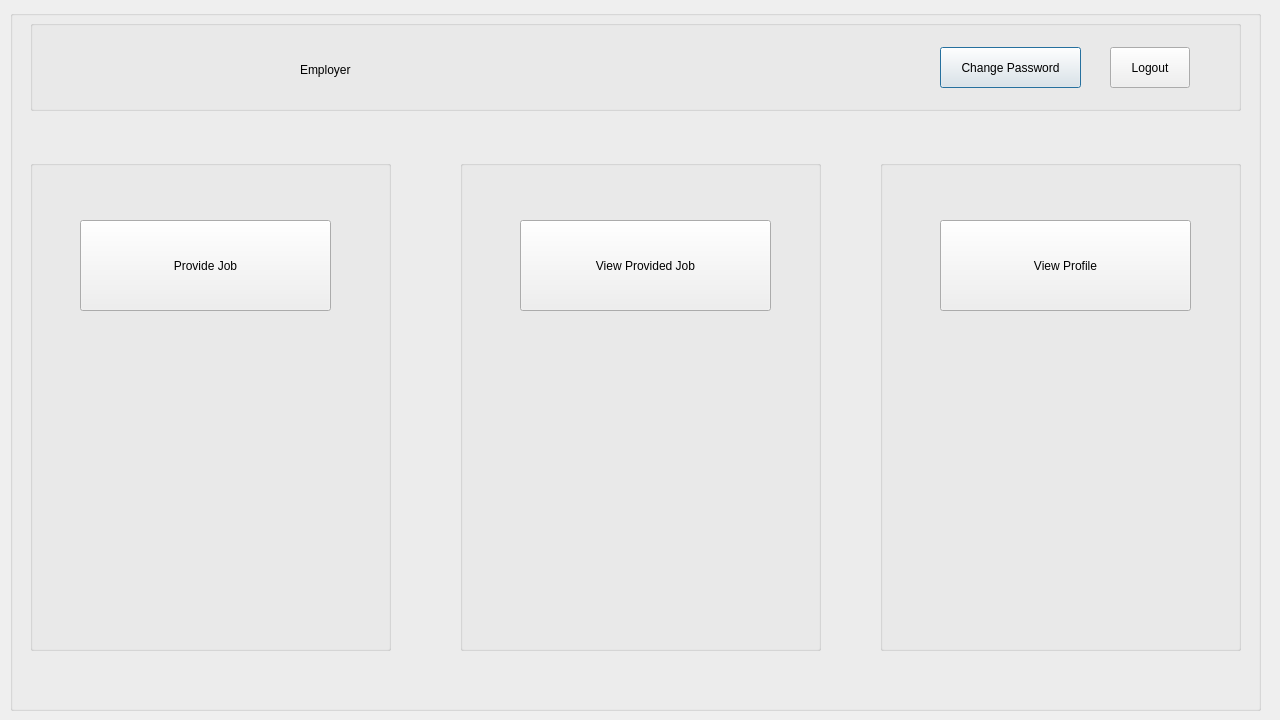
<?xml version="1.0" encoding="UTF-8"?>
<ui version="4.0">
 <class>employer</class>
 <widget class="QDialog" name="employer">
  <property name="geometry">
   <rect>
    <x>0</x>
    <y>0</y>
    <width>1280</width>
    <height>720</height>
   </rect>
  </property>
  <property name="windowTitle">
   <string>Dialog</string>
  </property>
  <widget class="QGroupBox" name="groupBox_a">
   <property name="geometry">
    <rect>
     <x>10</x>
     <y>10</y>
     <width>1251</width>
     <height>701</height>
    </rect>
   </property>
   <property name="title">
    <string/>
   </property>
   <widget class="QGroupBox" name="groupBox_2">
    <property name="geometry">
     <rect>
      <x>20</x>
      <y>10</y>
      <width>1211</width>
      <height>91</height>
     </rect>
    </property>
    <property name="title">
     <string/>
    </property>
    <widget class="QPushButton" name="pushButton_cpemp">
     <property name="geometry">
      <rect>
       <x>910</x>
       <y>27</y>
       <width>141</width>
       <height>41</height>
      </rect>
     </property>
     <property name="text">
      <string>Change Password</string>
     </property>
    </widget>
    <widget class="QPushButton" name="pushButton_logout">
     <property name="geometry">
      <rect>
       <x>1080</x>
       <y>27</y>
       <width>80</width>
       <height>41</height>
      </rect>
     </property>
     <property name="text">
      <string>Logout</string>
     </property>
    </widget>
    <widget class="QLabel" name="label_employer">
     <property name="geometry">
      <rect>
       <x>270</x>
       <y>29</y>
       <width>331</width>
       <height>41</height>
      </rect>
     </property>
     <property name="text">
      <string>Employer</string>
     </property>
    </widget>
    <widget class="QLabel" name="label_jhlogo">
     <property name="geometry">
      <rect>
       <x>120</x>
       <y>10</y>
       <width>111</width>
       <height>71</height>
      </rect>
     </property>
     <property name="text">
      <string/>
     </property>
    </widget>
   </widget>
   <widget class="QGroupBox" name="groupBox_sj">
    <property name="geometry">
     <rect>
      <x>20</x>
      <y>150</y>
      <width>361</width>
      <height>491</height>
     </rect>
    </property>
    <property name="title">
     <string/>
    </property>
    <widget class="QPushButton" name="pushButton_pj">
     <property name="geometry">
      <rect>
       <x>50</x>
       <y>60</y>
       <width>251</width>
       <height>91</height>
      </rect>
     </property>
     <property name="text">
      <string>Provide Job</string>
     </property>
    </widget>
    <widget class="QLabel" name="label_pj">
     <property name="geometry">
      <rect>
       <x>16</x>
       <y>180</y>
       <width>331</width>
       <height>301</height>
      </rect>
     </property>
     <property name="text">
      <string/>
     </property>
    </widget>
   </widget>
   <widget class="QGroupBox" name="groupBox_aj">
    <property name="geometry">
     <rect>
      <x>450</x>
      <y>150</y>
      <width>361</width>
      <height>491</height>
     </rect>
    </property>
    <property name="title">
     <string/>
    </property>
    <widget class="QPushButton" name="pushButton_vpj">
     <property name="geometry">
      <rect>
       <x>60</x>
       <y>60</y>
       <width>251</width>
       <height>91</height>
      </rect>
     </property>
     <property name="text">
      <string>View Provided Job</string>
     </property>
    </widget>
    <widget class="QLabel" name="label_vpj">
     <property name="geometry">
      <rect>
       <x>16</x>
       <y>181</y>
       <width>331</width>
       <height>301</height>
      </rect>
     </property>
     <property name="text">
      <string/>
     </property>
    </widget>
   </widget>
   <widget class="QGroupBox" name="groupBox_vp">
    <property name="geometry">
     <rect>
      <x>870</x>
      <y>150</y>
      <width>361</width>
      <height>491</height>
     </rect>
    </property>
    <property name="title">
     <string/>
    </property>
    <widget class="QPushButton" name="pushButton_vpemp">
     <property name="geometry">
      <rect>
       <x>60</x>
       <y>60</y>
       <width>251</width>
       <height>91</height>
      </rect>
     </property>
     <property name="text">
      <string>View Profile</string>
     </property>
    </widget>
    <widget class="QLabel" name="label_vp">
     <property name="geometry">
      <rect>
       <x>10</x>
       <y>180</y>
       <width>341</width>
       <height>301</height>
      </rect>
     </property>
     <property name="text">
      <string/>
     </property>
    </widget>
   </widget>
  </widget>
 </widget>
 <resources/>
 <connections/>
</ui>
